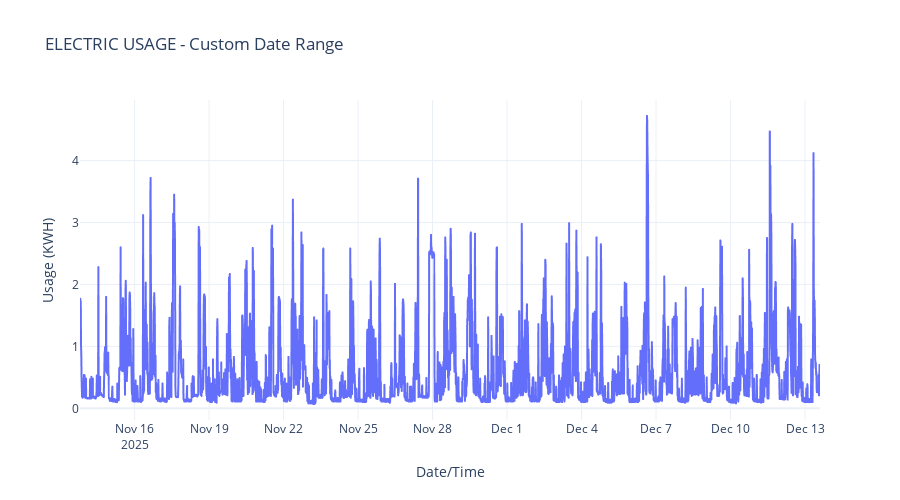

Notebook code for this chart:
### Markdown cell above
## 9. Custom Date Range Analysis

Use the cells below to analyze specific date ranges or utility types.

### Code cell
# Customize these parameters
UTILITY_TYPE = "ELECTRIC"  # Options: "ELECTRIC", "GAS", "WATER", or None for all
START_DATE = None  # e.g., "2025-12-01" or None for all data
END_DATE = None  # e.g., "2025-12-13" or None for all data
DATA_TYPE = "USAGE"  # Options: "USAGE" or "COST"

# Load filtered data
custom_df = storage.read_usage_data(
    utility_type=UTILITY_TYPE,
    start_date=START_DATE,
    end_date=END_DATE,
    data_type=DATA_TYPE,
)

print(f"Loaded {len(custom_df):,} records")
print(
    f"Date range: {custom_df['datetime_utc'].min()} to {custom_df['datetime_utc'].max()}"
)

# Plot
unit_label = (
    "Cost ($)"
    if DATA_TYPE == "COST"
    else f"Usage ({custom_df['unit_of_measure'].iloc[0] if len(custom_df) > 0 else ''})"
)
fig = px.line(
    custom_df,
    x="datetime_utc",
    y="usage_value",
    title=f"{UTILITY_TYPE or 'All Utilities'} {DATA_TYPE} - Custom Date Range",
    labels={"datetime_utc": "Date/Time", "usage_value": unit_label},
    template="plotly_white",
)

fig.update_layout(height=500)
fig.show()

# Statistics
unit_str = (
    "$"
    if DATA_TYPE == "COST"
    else custom_df["unit_of_measure"].iloc[0]
    if len(custom_df) > 0
    else ""
)
print("\n=== Statistics ===")
print(f"Total: {custom_df['usage_value'].sum():.2f} {unit_str}")
print(f"Average: {custom_df['usage_value'].mean():.2f}")
print(f"Max: {custom_df['usage_value'].max():.2f}")
print(f"Min: {custom_df['usage_value'].min():.2f}")

### Figure 1 — Plotly figure (JSON) as saved in the notebook; plotly's stock layout.template omitted (floating-point values rounded to 4 significant figures; data arrays with more than 128 entries replaced by an {"elided": "..."} marker saying what was removed)
{"data": [{"hovertemplate": "Date/Time=%{x}<br>Usage (KWH)=%{y}<extra></extra>", "legendgroup": "", "line": {"color": "#636efa", "dash": "solid"}, "marker": {"symbol": "circle"}, "mode": "lines", "name": "", "showlegend": false, "type": "scattergl", "x": {"elided": "2862 str values"}, "xaxis": "x", "y": {"elided": "2862 float values"}, "yaxis": "y"}], "layout": {"height": 500, "legend": {"tracegroupgap": 0}, "title": {"text": "ELECTRIC USAGE - Custom Date Range"}, "xaxis": {"anchor": "y", "domain": [0, 1], "title": {"text": "Date/Time"}}, "yaxis": {"anchor": "x", "domain": [0, 1], "title": {"text": "Usage (KWH)"}}}}
